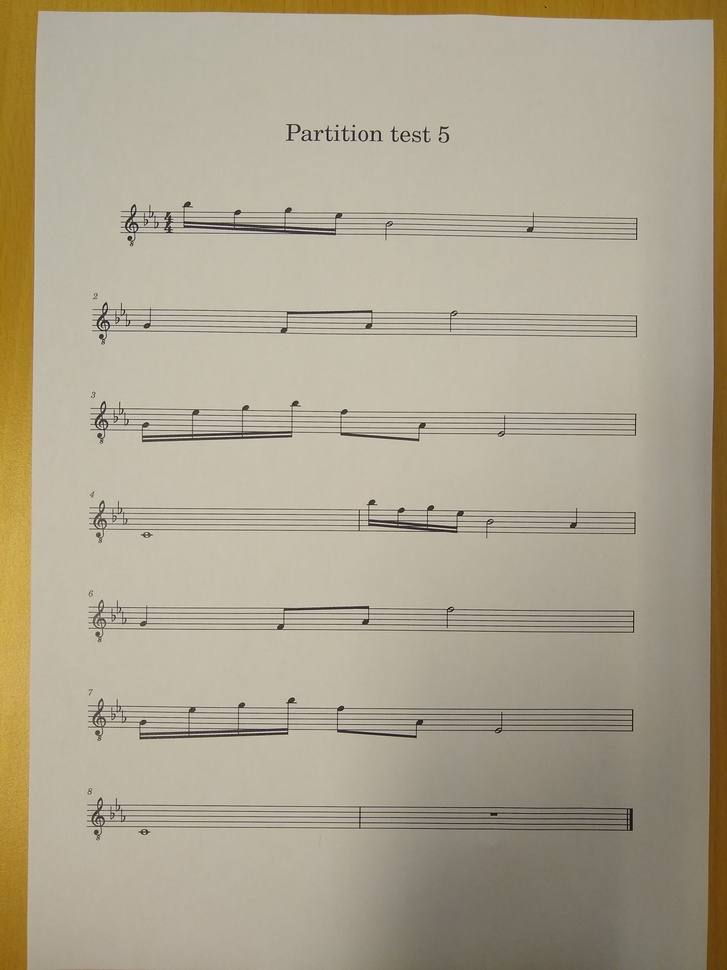
#> input picture Images/im5.jpg, 727 x 970 px, shrunk from 3072 x 4096 before the run, found by its file name; the run also reads 3 pictures not shown here
$ python lecture.py
#> lines starting #> are read from the running program, lines starting #| are printed output that depends on the picture; after the words box and inside, x2 and y2 are one past the last pixel; in counts of white or black regions, pixels touching at a corner belong together; pictures that were not available may be replaced by others from this repository, and a replacement may not be noted
### test_sol.py
#!/usr/bin/env python3
# -*- coding: utf-8 -*-
"""
Created on Tue Jun  7 08:26:23 2022

@author: axel.nael
"""


import cv2
import matplotlib.pyplot as plt
import numpy as np

# [4 lines left out: function rotate, not called in this run]

def coords_cle(image):
    I = image.copy()
    if len(I.shape) == 3:
        I = cv2.cvtColor(I,cv2.COLOR_RGB2GRAY)

    d = int(I.shape[0]/168) # Ecart approx entre 2 lignes
    I = cv2.adaptiveThreshold(I, 255,cv2.ADAPTIVE_THRESH_MEAN_C, cv2.THRESH_BINARY, 2*int((2*d)//2)+1, 2*int(d//4)+1)
    I = 255 - I

    img = I[:,:int(I.shape[1]/5)]

    sol = cv2.imread('Images\clefdesol2.png')
    sol = cv2.cvtColor(sol,cv2.COLOR_RGB2GRAY)
    s = 2*(int(sol.shape[1]/15)//2)+1
    sol = cv2.dilate(sol,np.ones((s,s)))
    sol = cv2.resize(sol,(int(0.45/21*I.shape[1]),int(1.4/29.7*I.shape[0])))
    sol = 255*((sol==0).astype(np.uint8))

    res = np.zeros(img.shape)
    y = 1
    cpt_x = 0
    cpt_y = 0
    while y < img.shape[0] - sol.shape[0]:
        x = 0
        while x < img.shape[1] - sol.shape[1]:
            #On compte le nombre de pixels blancs en commun
            cpt = len(np.argwhere(img[y:y+sol.shape[0] , x:x+sol.shape[1]] * sol > 0))
            res[y+sol.shape[0]//2,x+sol.shape[1]//2] = cpt

            #Si la corrélation diminue on accélère
            if cpt_x > cpt:
                x += 4
            #Si elle augmente on ralentit
            else:
                x += 2
            cpt_x = cpt
            cpt_y = np.amax(res[y+sol.shape[0]//2,:])

        #Si la corrélation diminue on accélère
        if cpt_y > cpt:
            y += 4
        #Si elle augmente on ralentit
        else:
            y += 2


    temp = res * (res>0.9*np.amax(res))
    coords = np.argwhere(temp != 0)
    ret = []
    for y,x in coords:
        if temp[y,x] == np.amax(temp[y-5*d:y+5*d,x-5*d:x+5*d]):
            ret.append([y,x])

    return ret

# [27 lines left out: function alterations, not called in this run]

### lecture.py
import cv2
import numpy as np
import matplotlib.pyplot as plt
import operator
import test_sol

I = cv2.imread('Images\im5.jpg')
#> I is the input picture: shape (970, 727, 3); mean B, G, R 143.5, 164.1, 173.1
I = cv2.cvtColor(I,cv2.COLOR_RGB2GRAY)
#> I: shape (970, 727)

sol = cv2.imread('Images\clefdesol.png')
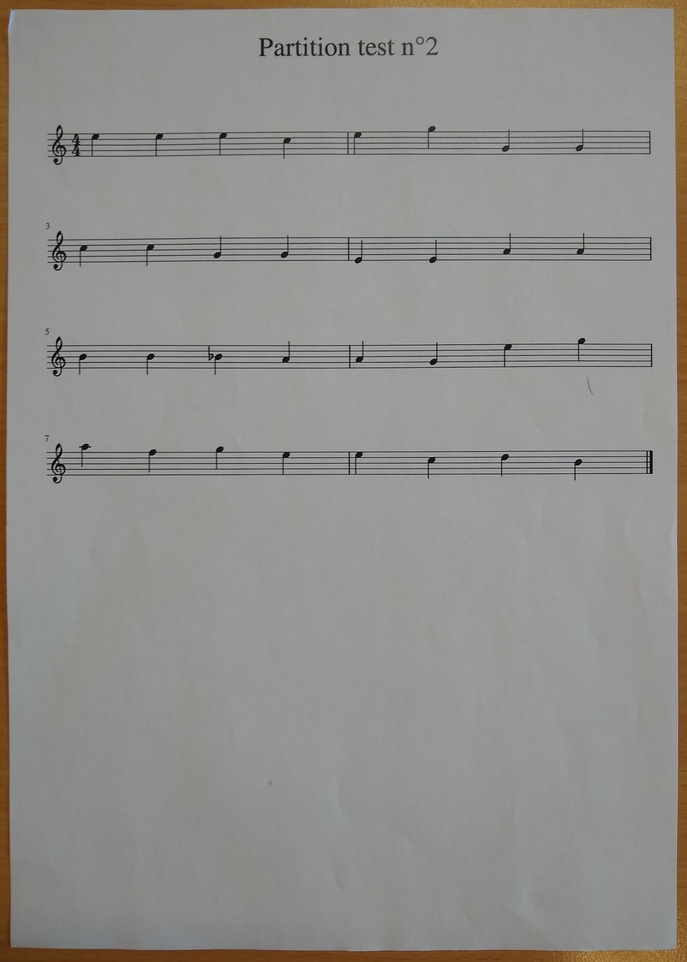
#> input picture Images/im2.jpg, 687 x 962 px, shrunk from 2903 x 4064 before the run, given in place of clefdesol.png, which was not available
#> sol is the input picture: shape (962, 687, 3); mean B, G, R 140.2, 143.8, 145.3
sol = cv2.cvtColor(sol,cv2.COLOR_RGB2GRAY)
#> sol: shape (962, 687)

fa = cv2.imread('Images\clefdefa.png')
fa = cv2.cvtColor(fa,cv2.COLOR_RGB2GRAY)
#> fa: shape (145, 117); every value is 0

alterations = [cv2.imread('Images\diese.png'), cv2.imread('Images\\bemol.png')]
alterations = [cv2.cvtColor(alterations[0],cv2.COLOR_RGB2GRAY), cv2.cvtColor(alterations[1],cv2.COLOR_RGB2GRAY)]


# Une clef de sol fait 1.3cm de hauteur pour 0.45cm de largeur (parfois 0.4 parfois 0.5), à faire pour la clef de fa
# Une feuille fait 21cm x 29.7cm
# La résolution de la photo varie tout le temps, donc on doit adapter la taille de l'élément structurant (la clef)

# 1 - 4.38%, 1/22,85 | 0.45/21 = 2.14%, 1/46.67
# 2 diese : 0.5/29.7 = 1.68%, 1/59.4 | 0.2/21 = 0.95%, 1/105
# 3 bemol : 0.5/29.7 = 1.68%, 1/59.4 | 0.2/21 = 0.95%, 1/105 -> mêmes dimensions que le dièse

def threshold(I,seuil):
    return cv2.threshold(I,seuil,255,cv2.THRESH_BINARY)[1]

def hotsu(I,size,C): #size doit être impair et au moins 3
    return cv2.adaptiveThreshold(I,255,cv2.ADAPTIVE_THRESH_MEAN_C,cv2.THRESH_BINARY,size,C)

def dilate(I,x,y):
    return cv2.dilate(I,np.ones((y,x)))

def erode(I,x,y):
    return cv2.erode(I,np.ones((x,y)))

def bottomhat(I):
    return cv2.morphologyEx(I,cv2.MORPH_BLACKHAT,np.ones((11,11)))

def gradient(I,x,y):
    return cv2.morphologyEx(I,cv2.MORPH_GRADIENT,np.ones((y,x)))

# [12 lines left out: function skeletonization, not called in this run]

## Détection de la clef et de l'armure
def pretraitement(I, clef, alterations):
    solkeyheight = int(I.shape[0]/22.85)
    solkeywidth = int(I.shape[1]/46.67)

    # sharpheight = flatheight
    alterationsheight = int(I.shape[0]/59.40)
    alterationswidth = int(I.shape[1]/105)
    J = hotsu(I,31,15) # 90x40 pour la clef de sol
    # clef = threshold(clef, 96)
    # clef = clef/255 # on binarise clef
    # clef = clef.astype(np.uint8)

    # prétraitement de Jonathan
    s = 2*(int(clef.shape[1]/15)//2)+1
    clef = cv2.dilate(clef,np.ones((s,s)))
    clef = cv2.resize(clef,(int(0.45/21*I.shape[1]),int(1.4/29.7*I.shape[0])))
    clef = ((clef==0).astype(np.uint8))

    print(I.shape)
    print(clef.shape)
    clef = cv2.resize(clef,(solkeywidth,solkeyheight))
    alterations = [threshold(alterations[0], 127), threshold(alterations[1], 127)]
    alterations = [alterations[0]/255, alterations[1]/255]
    alterations = [alterations[0].astype(np.uint8), alterations[1].astype(np.uint8)]
    alterations = [cv2.resize(alterations[i],(alterationswidth,alterationsheight)) for i in range(len(alterations))]
    alterations = [1 - alterations[i] for i in range(len(alterations))]
    # clef = skeletonization(1-clef)
    clef = 1 - clef

    # for k in range(len(alterations)):

    return J, clef, alterations

# On va comparer le nombre de pixels de la clef de sol en commun avec l'image
# Pour ce faire, on regarde le premier quart de l'image pour réduire les calculs

def detectionClef(J, clef):
    img = J[:J.shape[1],:J.shape[0]//4]
    img = img//255
    img = 1 - img
    img = img.astype(np.uint8)
    xclef = []
    yclef = []
    nbrclef = 0
    # for i in range((img.shape[0]-clef.shape[0])//2): # On fait 1 pixel sur deux en hauteur et en largeur pour gagner en temps d'exécution
    i = 0
    while i < (img.shape[0]-clef.shape[0])//2:
        # for j in range((img.shape[1]-clef.shape[1])//2):
        j = 0
        while j < (img.shape[1]-clef.shape[1])//2:
            matchingPix = cv2.countNonZero(img[2*i:2*i+clef.shape[0], 2*j:2*j+clef.shape[1]]*clef)
            notmatchingPix = cv2.countNonZero(1-img[2*i:2*i+clef.shape[0], 2*j:2*j+clef.shape[1]]*(1-clef))
            if(matchingPix >= cv2.countNonZero(clef)*0.2 and notmatchingPix >= cv2.countNonZero(1-clef)*0.8): # Si le nombre de pixels en commun est supérieur à 50% (suffisant)
                nbrclef += 1
                yclef.append(2*i)
                xclef.append(2*j)
                i += clef.shape[0]//2 - 1 # On saute un nombre de ligne équivalent à la hauteur de la clef
                j = 0
                break
            j += 1
        i += 1
    return  xclef, yclef, img
# Fonctionne pour les dièses, mais pas encore pour les bémols, besoin de revoirl l'algorithme de détection de clefs
# [69 lines left out: functions detectionArmure, detectionAlterationsNotes, not called in this run]


J, sol, alterations = pretraitement(I, sol, alterations)
#> in hotsu, `return cv2.adaptiveThreshold(I,255,cv2.ADAPTIVE_THRESH_MEAN_C,cv2.THRE..`:
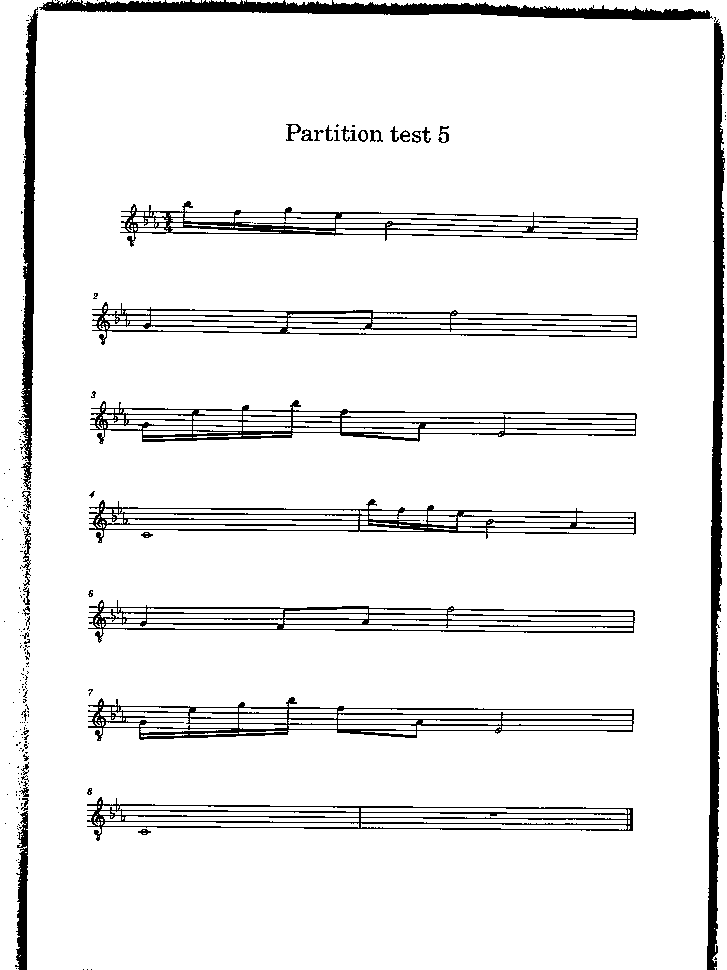
#> returned value: shape (970, 727); 92.2% white; 213 black regions (172 under 20 px), largest, box (x1, y1, x2, y2) and area: (707, 19, 725, 970) 8436, (39, 0, 713, 20) 6575, (90, 400, 637, 444) 5265
#> in pretraitement, `clef = cv2.dilate(clef,np.ones((s,s)))`:
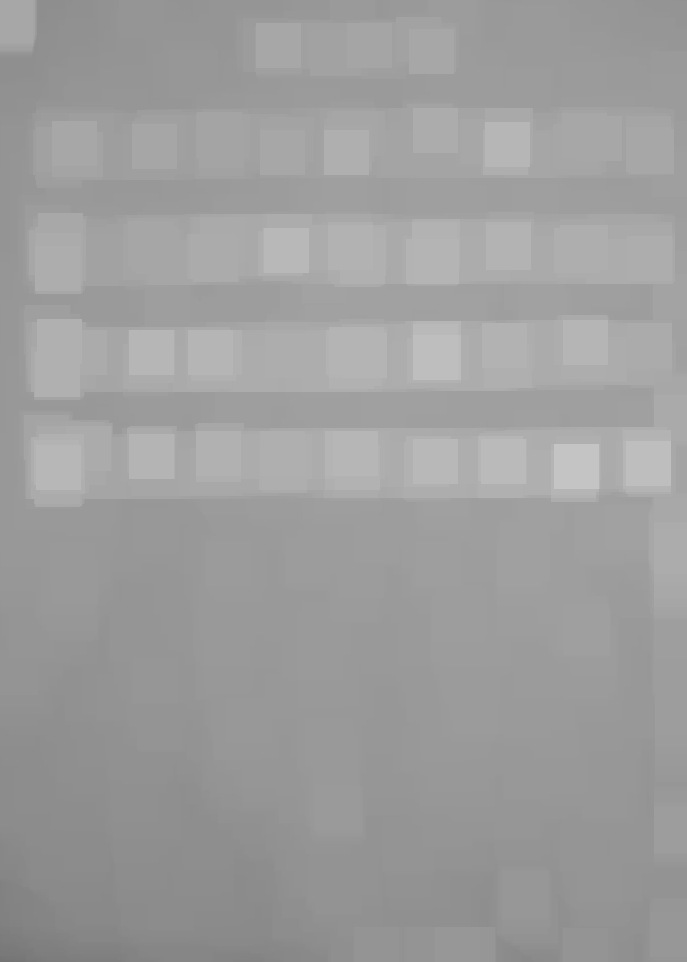
#> clef: shape (962, 687); min 116, max 196, mean 157.4
#| (970, 727)
#| (45, 15)
#> in threshold, `return cv2.threshold(I,seuil,255,cv2.THRESH_BINARY)[1]`: returned value: shape (242, 89); every value is 0
#> in threshold (call 2), `return cv2.threshold(I,seuil,255,cv2.THRESH_BINARY)[1]`: returned value: shape (182, 68); every value is 0
#> in pretraitement, `alterations = [cv2.resize(alterations[i],(alterationswidth,alterations..`: alterations = 2 items
#> alterations = 2 items
d = detectionClef(J,sol) # xclef, coordclef[:][0], img
#> in detectionClef, `img = J[:J.shape[1],:J.shape[0]//4]`:
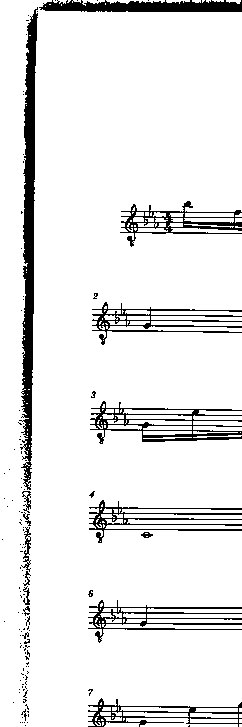
#> img: shape (727, 242); 91.3% white; 126 black regions (108 under 20 px), largest, box (x1, y1, x2, y2) and area: (19, 7, 38, 490) 4271, (39, 0, 242, 12) 1904, (90, 401, 242, 444) 1808
#> after the loop in detectionClef, `while i < (img.shape[0]-clef.shape[0])//2:`: i = 359; nbrclef = 16; xclef = [20, 16, 14, 14, 14, 12, 14, 14, 12, 12, 14, 14, 16, 16, 84, 88]; yclef = [0, 42, 84, 126, 168, 210, 252, 294, 336, 378, 420, 462, 504, 546, 588, 676]
coordsClef = test_sol.coords_cle(J)
#> in coords_cle, `I = cv2.adaptiveThreshold(I, 255,cv2.ADAPTIVE_THRESH_MEAN_C, cv2.THRES..`: I: shape (970, 727); 92.2% white; 213 black regions (172 under 20 px), largest, box (x1, y1, x2, y2) and area: (707, 19, 725, 970) 8436, (39, 0, 713, 20) 6570, (90, 400, 637, 444) 5265
#> in coords_cle, `img = I[:,:int(I.shape[1]/5)]`: img: shape (970, 145); 8.3% white; 182 white regions (157 under 20 px), largest, box (x1, y1, x2, y2) and area: (19, 7, 38, 490) 4267, (15, 811, 28, 970) 1298, (39, 0, 145, 12) 933
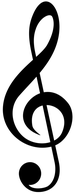
#> input picture Images/clefdesol2.png, 75 x 194 px, shrunk from 318 x 819 before the run, found by its file name
#> in coords_cle, sol is the input picture: shape (194, 75, 3); min 0, max 255, mean 184.5
#> after the loop in coords_cle, `while y < img.shape[0] - sol.shape[0]:`:
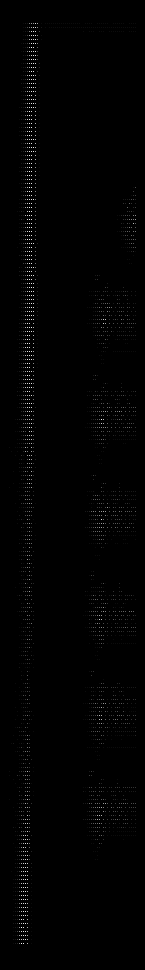
#> res: shape (970, 145) float64; min 0, max 20, mean 0.145; drawn with min black and max white
#> after the loop in coords_cle, `while y < img.shape[0] - sol.shape[0]:`: y = 925
#> in coords_cle, `temp = res * (res>0.9*np.amax(res))`:
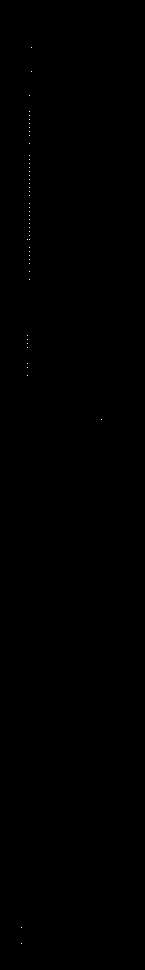
#> temp: shape (970, 145) float64; min 0, max 20, mean 0.00681; drawn with min black and max white
#> in coords_cle, `coords = np.argwhere(temp != 0)`: coords = 50 pairs, first value 47 to 943, second value 21 to 101
#> the loop in coords_cle, `for y,x in coords:` made 49 passes
#> (y, x) on passes 1 to 12: (47, 31), (71, 31), (95, 29), (111, 29), (115, 29), (119, 29), (123, 29), (127, 29), (131, 29), (135, 29), (143, 29), (155, 29)
#> after the loop in coords_cle, `for y,x in coords:`: ret = 30 pairs, first value 47 to 419, second value 27 to 101
#> (the run stopped early here; a loop or call above may not have finished)
